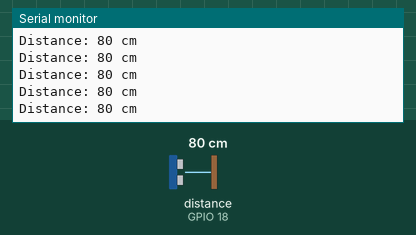
Recording of a sketch running on a simulated ESP32. On the bench: the last lines printed to the serial monitor. Wiring (inferred from the names in the program): ultrasonic range finder: trigger GPIO 5; echo GPIO 18. The test bench sets the inputs (shaded band); at power-on: distance to the obstacle (sensor on GPIO 18) 80 cm. The echo pulse lasts 58.3 µs per cm; nothing arrives over Bluetooth unless stated.

Above: at 1.2 s.
1.3 s: distance to the obstacle (sensor on GPIO 18) set to 2 cm
At 2.2 s:
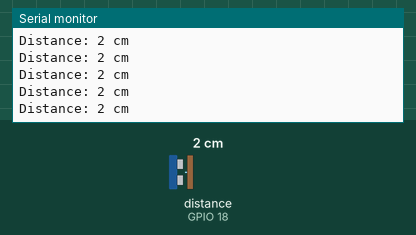
2.8 s: distance to the obstacle (sensor on GPIO 18) set to 4 cm
At 3.6 s:
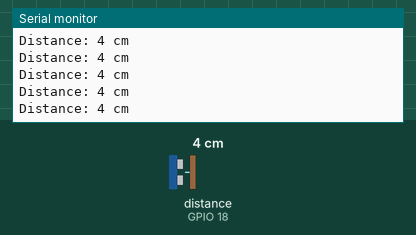
Timing chart, 0 to 5.8 s (numbered marks = the images above; inputs shaded):
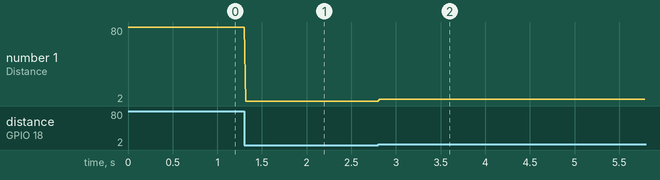

The sketch:

Bluetooth.ino
```cpp
#include "BluetoothSerial.h"  // Include Bluetooth Serial library
const int TRIG_PIN = 5;     // Trigger pin
const int ECHO_PIN = 18;    // Echo pin
BluetoothSerial SerialBT;     // Create an object of BluetoothSerial

void setup() {
  Serial.begin(9600);
  pinMode(TRIG_PIN, OUTPUT);
  pinMode(ECHO_PIN, INPUT);            // Start serial communication with PC
  SerialBT.begin("ESP32_bluetooth");  // Start Bluetooth with device name "ESP32_bluetooth"
  Serial.println("Device started, now you can pair it with bluetooth!");
}

void loop() {
  long duration, distance_cm;

  // Send ultrasonic pulse
  digitalWrite(TRIG_PIN, LOW);
  delayMicroseconds(2);
  digitalWrite(TRIG_PIN, HIGH);
  delayMicroseconds(10);
  digitalWrite(TRIG_PIN, LOW);

  // Read echo time
  duration = pulseIn(ECHO_PIN, HIGH);
  distance_cm = duration / 29 / 2; // Convert to cm

  Serial.print("Distance: ");
  Serial.print(distance_cm);
  Serial.println(" cm");

  SerialBT.print("Distance: ") ;
  SerialBT.print(distance_cm);
  SerialBT.println(" cm");
  delay(20);
}
```

Measured:
- after the input at 1.3 s, the serial monitor: prints a new line at once (image 1)
- after the input at 2.8 s, the serial monitor: prints a new line at once (image 2)
- plotted number 1: 80 → 2 after the input at 1.3 s, 2 → 4 after the input at 2.8 s
